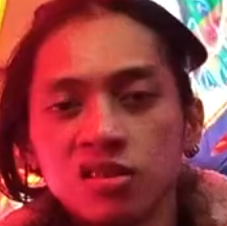
#> input picture Faces/6.png, 227 x 226 px, given in place of try.mp4, which was not available
$ jupyter execute --allow-errors rachit.ipynb   (shell and % lines are left out)   (text cells are left out)
#> lines starting #> are read from the running program, lines starting #| are printed output that depends on the picture; after the words box and inside, x2 and y2 are one past the last pixel; in counts of white or black regions, pixels touching at a corner belong together; pictures that were not available may be replaced by others from this repository, and a replacement may not be noted
[cell 1]
import cv2

[cell 2]
face_cascade = cv2.CascadeClassifier(cv2.data.haarcascades + 'haarcascade_frontalface_default.xml')

[cell 3]
# [7 lines left out: function mosaic, not called in this run]

[cell 4]
#for video
video_path = '/kaggle/input/video-file/try.mp4'
cap = cv2.VideoCapture(video_path)
if not cap.isOpened():
    print("Error opening video file")

[cell 5]
frame_width = int(cap.get(3))
frame_height = int(cap.get(4))
fps = int(cap.get(cv2.CAP_PROP_FPS))

[cell 6]
print(frame_width, frame_height, fps, type(cap), sep='\n')

[cell 7]
out = cv2.VideoWriter('output_video.mp4', cv2.VideoWriter_fourcc(*'mp4v'), fps, (frame_width, frame_height))

[cell 8]
frame_count = 0
selected_faces = []
detected_faces_count = 0

[cell 9]
import cv2
# Load pre-trained face detector
face_cascade = cv2.CascadeClassifier(cv2.data.haarcascades + 'haarcascade_frontalface_default.xml')

# Function to apply mosaic effect
def apply_mosaic(image, rect, size=15):
    (x, y, w, h) = rect
    face = image[y:y+h, x:x+w]
    face = cv2.resize(face, (size, size), interpolation=cv2.INTER_LINEAR)
    face = cv2.resize(face, (w, h), interpolation=cv2.INTER_NEAREST)
    image[y:y+h, x:x+w] = face
    return image

# Open video file
video_path = '/kaggle/input/video-file/try.mp4'
cap = cv2.VideoCapture(video_path)
if not cap.isOpened():
    print("Error opening video file")

# Get video properties
frame_width = int(cap.get(3))
frame_height = int(cap.get(4))
fps = int(cap.get(cv2.CAP_PROP_FPS))
length = int(cap.get(cv2.CAP_PROP_FRAME_COUNT))

# Create a VideoWriter object to save the output video
out = cv2.VideoWriter('output_video.mp4', cv2.VideoWriter_fourcc(*'mp4v'), fps, (frame_width, frame_height))

# Process the video
frame_count = 0
detected_faces_count = 0
count = 0
while cap.isOpened():
    ret, frame = cap.read()
#> frame is the input picture: shape (226, 227, 3); mean B, G, R 66.5, 63, 152.3
    if not ret:
        break

    gray = cv2.cvtColor(frame, cv2.COLOR_BGR2GRAY)
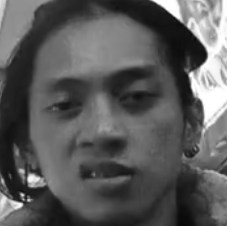
#> gray: shape (226, 227); min 9, max 255, mean 90.1
    faces = face_cascade.detectMultiScale(gray, scaleFactor=1.1, minNeighbors=5, minSize=(30, 30))
#> faces = [[14, 29, 181, 181]]
    #
    # # Draw bounding boxes around faces
    for (x, y, w, h) in faces:
        cv2.rectangle(frame, (x, y), (x+w, y+h), (255, 0, 0), 2)
#> this loop made 1 pass
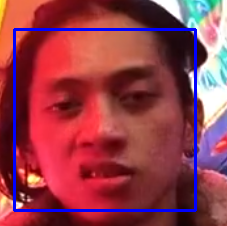
#> frame: shape (226, 227, 3); 4.23% of pixels changed, all inside (x1, y1, x2, y2) = (13, 28, 197, 212)

    # x,y,w,h = cv2.boundingRect(frame)
    # cv2.rectangle(frame,(x,y),(x+w,y+h),(0,255,0),2)
    # Display the frame
    cv2.imshow('Frame', frame)
    count += 1
    for face in faces:
        frame = apply_mosaic(frame, face)
#> this loop made 1 pass
#> pass 1, in apply_mosaic, `face = image[y:y+h, x:x+w]`:
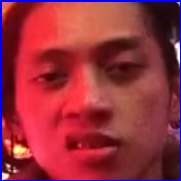
#> face: shape (181, 181, 3); mean B, G, R 59.8, 47.3, 150.7
#> pass 1, in apply_mosaic, `face = cv2.resize(face, (w, h), interpolation=cv2.INTER_NEAREST)`:
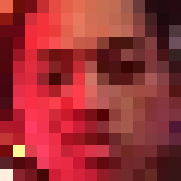
#> face: shape (181, 181, 3); mean B, G, R 52.7, 48.7, 154.6
#> pass 1, `frame = apply_mosaic(frame, face)`:
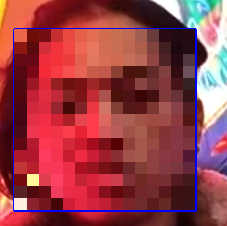
#> frame: shape (226, 227, 3); mean B, G, R 70.5, 61.8, 149.3

    # Write the frame to the output video
    out.write(frame)
    print(f"frame{count}/{length})")
    # Press 'q' to exit
    if cv2.waitKey(1) & 0xFF == ord('q'):
#> (key q is pressed here)
        break

# Release everything
cap.release()
out.release()
cv2.destroyAllWindows()

[cell 10]
from mtcnn_cv2 import MTCNN
import cv2

#> (the rest of this cell did not finish here and is left out)

[cell 11]
from deepface import DeepFace
import time
t = time.time()
#> (the rest of this cell did not finish here and is left out)

[cell 12]
# [8 lines left out: function check_faces, not called in this run]

# Check if any faces are found
#> (the rest of this cell did not finish here and is left out)

[cell 13]
import matplotlib.pyplot as plt
from matplotlib.patches import Rectangle
import cv2
ee = cv2.imread('1.png')
#> (the rest of this cell did not finish here and is left out)

[cell 14]
import cv2
import numpy as np
from deepface import DeepFace
import pandas as pd


input_video = cv2.VideoCapture('try.mp4')

dir = "C:/Users/Jai/Desktop/projects/jp/faces"

# [7 lines left out: function mosaic, not called in this run]
count = 0
#> (the rest of this cell did not finish here and is left out)

[cell 15]
import torch

print("Torch version:",torch.__version__)

print("Is CUDA enabled?",torch.cuda.is_available())
#> (this line was passed over: torch is not available in this run)

#> (a cell that did not finish here is left out)

[cell 17]
import os
import face_recognition
faces = []
#> (the rest of this cell did not finish here and is left out)

[cell 18]
import cv2
import face_recognition
import os

# [7 lines left out: function mosaic, not called in this run]

faces = []
#> (the rest of this cell did not finish here and is left out)

[cell 19]
import face_recognition
import cv2
import os


# Load the video
video_path = 'try.mp4'
output_video_path = 'output.mp4'
input_video = cv2.VideoCapture(video_path)

# Get video properties
frame_width = int(input_video.get(cv2.CAP_PROP_FRAME_WIDTH))
#> frame_width = 227
frame_height = int(input_video.get(cv2.CAP_PROP_FRAME_HEIGHT))
#> frame_height = 226
fps = int(input_video.get(cv2.CAP_PROP_FPS))
#> fps = 30

# Set up the output video writer
fourcc = cv2.VideoWriter_fourcc(*'XVID')
#> fourcc = 1145656920
output_video = cv2.VideoWriter(output_video_path, fourcc, fps, (frame_width, frame_height))
count = 0
#> (the rest of this cell did not finish here and is left out)

[cell 20]
import cv2
import numpy as np
from deepface import DeepFace
import retinaface
from deepface.modules.verification import find_euclidean_distance
from deepface.modules.verification import find_threshold

# [7 lines left out: function mosaic, not called in this run]

# Load the target image and get its embedding
target = cv2.imread("target.png")
#> (the rest of this cell did not finish here and is left out)

[cell 21]
import os
import cv2
import numpy as np
from deepface import DeepFace
import faiss

# Function to get embeddings for an image
# [4 lines left out: function get_embedding, not called in this run]

# Directory containing the images
image_folder = "/kaggle/input/target-faces"

# List to store embeddings
embeddings = []

# Loop through each image in the folder and get embeddings
#> (the rest of this cell did not finish here and is left out)

[cell 22]
import faiss
import numpy as np

# Load the index
index_path = "vector_store.index"
#> (the rest of this cell did not finish here and is left out)

[cell 23]
import cv2
import numpy as np
from deepface import DeepFace
import retinaface
import faiss
import torch
from deepface.modules.verification import find_threshold

# Ensure TensorFlow uses GPU
import tensorflow as tf
print("Num GPUs Available: ", len(tf.config.list_physical_devices('GPU')))
#> (this line was passed over: tensorflow is not available in this run)

$ run again, on Faces/8.png
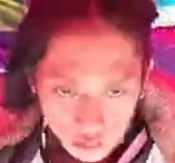
#> input picture Faces/8.png, 175 x 163 px, given in place of try.mp4, which was not available
#> frame is the input picture: shape (163, 175, 3); mean B, G, R 106.5, 97.5, 178.7
#> faces = [[32, 40, 116, 116]]
#> the loop `for (x, y, w, h) in faces:` made 1 pass
#> after the loop `for (x, y, w, h) in faces:`:
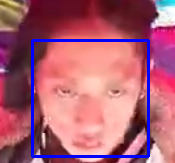
#> frame: shape (163, 175, 3); 4.87% of pixels changed, all inside (x1, y1, x2, y2) = (31, 39, 150, 158)
#> the loop `for face in faces:` made 1 pass
#> pass 1, `frame = apply_mosaic(frame, face)`:
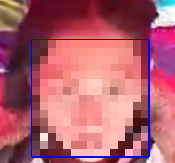
#> frame: shape (163, 175, 3); mean B, G, R 110.8, 95.7, 175.1
#> frame_width = 175
#> frame_height = 163
#> fps = 30
#> fourcc = 1145656920
